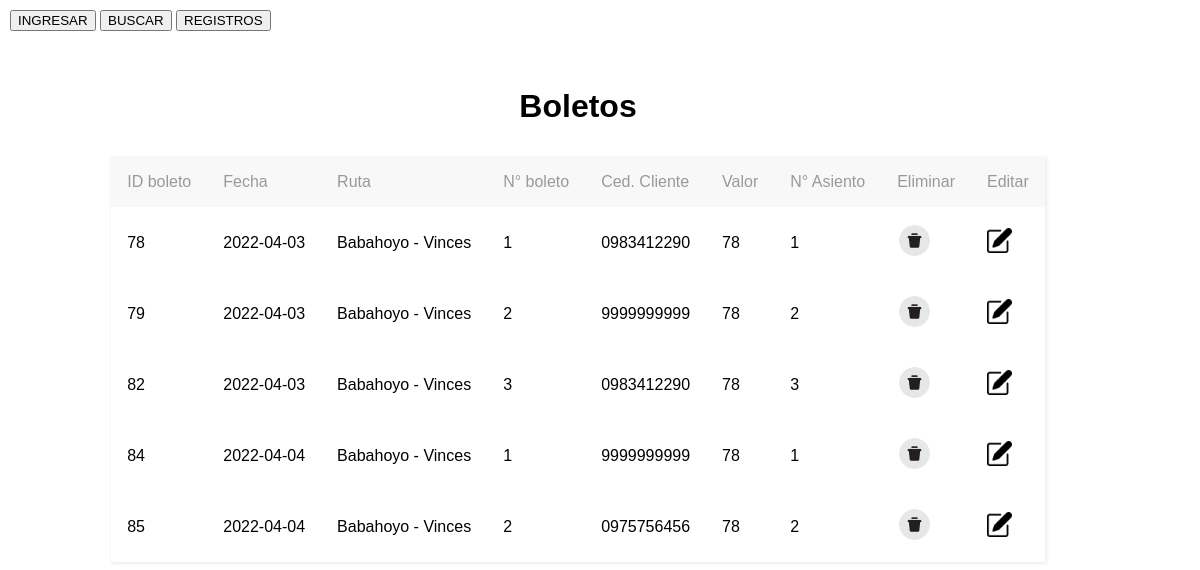
/CGboleto.php, run on the app's committed database.
### tables this page shows
CREATE TABLE `boleto` (
  `id_boleto` int(11) NOT NULL AUTO_INCREMENT,
  `id_horario` int(11) NOT NULL,
  `id_cliente` int(11) NOT NULL,
  `id_vendedor` int(11) NOT NULL,
  `num_boleto` int(11) DEFAULT NULL,
  `fecha` date DEFAULT NULL,
  `valor` double DEFAULT NULL,
  `n_asiento` int(11) DEFAULT NULL,
  `hora` time DEFAULT NULL,
  PRIMARY KEY (`id_boleto`),
  KEY `boleto_vendedor` (`id_vendedor`),
  KEY `id_horario` (`id_horario`),
  KEY `id_cliente` (`id_cliente`),
  CONSTRAINT `boleto_ibfk_1` FOREIGN KEY (`id_horario`) REFERENCES `horario` (`id_horario`),
  CONSTRAINT `boleto_ibfk_2` FOREIGN KEY (`id_cliente`) REFERENCES `cliente` (`id_cliente`),
  CONSTRAINT `boleto_vendedor` FOREIGN KEY (`id_vendedor`) REFERENCES `vendedor` (`id_vendedor`)
);

### CGboleto.php (the view, shortened to what this page needs)
<!DOCTYPE html>
<html lang="en">
<head>
	<link rel="stylesheet" href="css/results.css">
</head>
<body>
	<div class="opciones">
		<a href="formulario boleto.php"><input type="button" value= "INGRESAR"></a>
		<a href="buscarboleto.php"><input type="button" value= "BUSCAR"></a>
		<a href="CGboleto.php"><input type="button" value= "REGISTROS"></a>
	</div>
	<h1 class="titulo-resultados" >Boletos</h1>
<?php
$con = mysqli_connect("localhost","root","","boletos");
$table = "boleto";
$sql = "select * from $table";
$resultado = $con->query($sql);
$filas = mysqli_num_rows($resultado);
if($filas === 0){
	?>
		<h3 class="No-resultado">No existen datos</h3>
	<?php
	} else {
	?>
		<table class="tabla-resultados">
			<thead>
				<tr>
					<td>ID boleto</td>
					<td>Fecha</td>
					<td>Ruta</td>
					<td>N° boleto</td>
					<td>Ced. Cliente</td>
					<td>Valor</td>
					<td>N° Asiento</td>
					<td>Eliminar</td>
					<td>Editar</td>
				</tr>
			</thead>
			<tbody>
			<?php
			$table = "cliente";
			$sql = "select * from $table";
			$resultado1 = $con->query($sql);
			$cliente = array();
			while ($fila = $resultado1->fetch_assoc()){
				$cliente[$fila["id_cliente"]] = $fila['cedula'];
			}
			$table1 = "ruta";
			$sql1 = "select * from $table1";
			$resultado1 = $con->query($sql1);
			$rutas = array();
			while ($fila1 = $resultado1->fetch_assoc()){
				$rutas[$fila1["id_ruta"]] = $fila1['origen'].' - '.$fila1['destino'];
			}
			$table2 = "horario";
			$sql2 = "select * from $table2";
			$resultado2 = $con->query($sql2);
			$horario = array();
			while ($fila2 = $resultado2->fetch_assoc()){
				$id_ruta = $fila2['id_ruta'];
				$horario[$fila2["id_horario"]] = $rutas[$id_ruta];
			}
			while ($fila = $resultado->fetch_assoc()){
				$num_boleto=$fila["num_boleto"];
				$fecha=$fila["fecha"];
				$valor=$fila["valor"];
				$n_asiento=$fila["n_asiento"];
				$id_horario=$fila["id_horario"];
				$id_boleto=$fila["id_boleto"];
				$id_cliente=$fila["id_cliente"];
			?>
			<tr>
				<td><?php echo $id_boleto ?></td>
				<td><?php echo $fecha ?></td>
				<td><?php echo $horario[$id_horario] ?></td>
				<td><?php echo $num_boleto ?></td>
				<td><?php echo $cliente[$id_cliente] ?></td>
				<td><?php echo $valor ?></td>
				<td><?php echo $n_asiento ?></td>
				<td>
					<a href="eliminarboleto.php?id_boleto=<?php echo  $id_boleto ?>">
						<img src='imagenes/eliminar.png' width=35>
					</a>
				</td>
				<td>
					<a href='editar boleto.php?id_boleto=<?php echo $id_boleto ?>&id_cliente=<?php echo $id_cliente ?>'>
						<img src='imagenes/editar.png' width=25>
					</a>
				</td>
	   		</tr>
	<?php } ?>
		</tbody>
	</table>
<?php }?>
</body>
</html>

### css/results.css (style rules this page uses)
body { align-items: center; display: flex; width: 95%; min-height: 100%; flex-direction: column; font-family: Arial; }
.tabla-resultados { border-collapse: collapse; box-shadow: 1px 1px 3px 1px rgb(238, 238, 238); margin-bottom: 2rem;; }
.tabla-resultados thead { background: rgb(248, 248, 248); }
.titulo-resultados { display: flex; justify-content: center; width: 100%; margin-top: 5rem; margin-bottom: 2rem; }
.opciones { position: absolute; top: 10px; left: 10px; }
thead { font-weight: 500; color: rgb(153, 153, 153); box-sizing: border-box; }
th, td { padding: 1rem; box-sizing: border-box; }

### data on the page
boleto: id_boleto "78", fecha "2022-04-03", id_horario "Babahoyo - Vinces", num_boleto "1", id_cliente "0983412290", valor "78", n_asiento "1"
boleto: id_boleto "79", fecha "2022-04-03", id_horario "Babahoyo - Vinces", num_boleto "2", id_cliente "9999999999", valor "78", n_asiento "2"
boleto: id_boleto "82", fecha "2022-04-03", id_horario "Babahoyo - Vinces", num_boleto "3", id_cliente "0983412290", valor "78", n_asiento "3"
boleto: id_boleto "84", fecha "2022-04-04", id_horario "Babahoyo - Vinces", num_boleto "1", id_cliente "9999999999", valor "78", n_asiento "1"
boleto: id_boleto "85", fecha "2022-04-04", id_horario "Babahoyo - Vinces", num_boleto "2", id_cliente "0975756456", valor "78", n_asiento "2"
